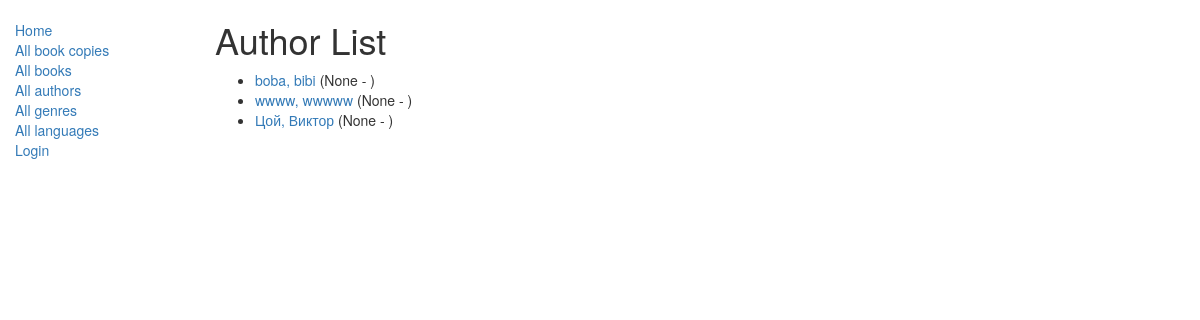
Screenshot of /catalog/authors/ with the database file from the repository.
### catalog/models.py (models this page shows, shortened)
class Author(models.Model):
    first_name = models.CharField(max_length=100)
    last_name = models.CharField(max_length=100)
    date_of_birth = models.DateField(null=True, blank=True)
    date_of_death = models.DateField('Died', null=True, blank=True)
    def get_absolute_url(self):
        return reverse('author-detail', args=[str(self.id)])

### catalog/views.py (the view)
# urls.py: path('authors/', views.AuthorListView.as_view(), name='authors'),
class AuthorListView(generic.ListView):
    model = Author
    paginate_by = 10

### catalog/templates/catalog/author_list.html
{% extends "base_generic.html" %}
{% block content %}
  <h1>Author List</h1>
  {% if author_list %}
  <ul>
    {% for author in author_list %}
      <li>
        <a href="{{ author.get_absolute_url }}">{{ author.last_name }}, {{ author.first_name }}</a>
        ({{ author.date_of_birth }} - {% if author.date_of_death %}{{ author.date_of_death }}{% endif %})
      </li>
    {% endfor %}
  </ul>
  {% else %}
    <p>There are no authors in the library.</p>
  {% endif %}
{% endblock %}

### rows the page displays
Author: last_name "boba", first_name "bibi", date_of_birth "None"
Author: last_name "wwww", first_name "wwwww", date_of_birth "None"
Author: last_name "Цой", first_name "Виктор", date_of_birth "None"
